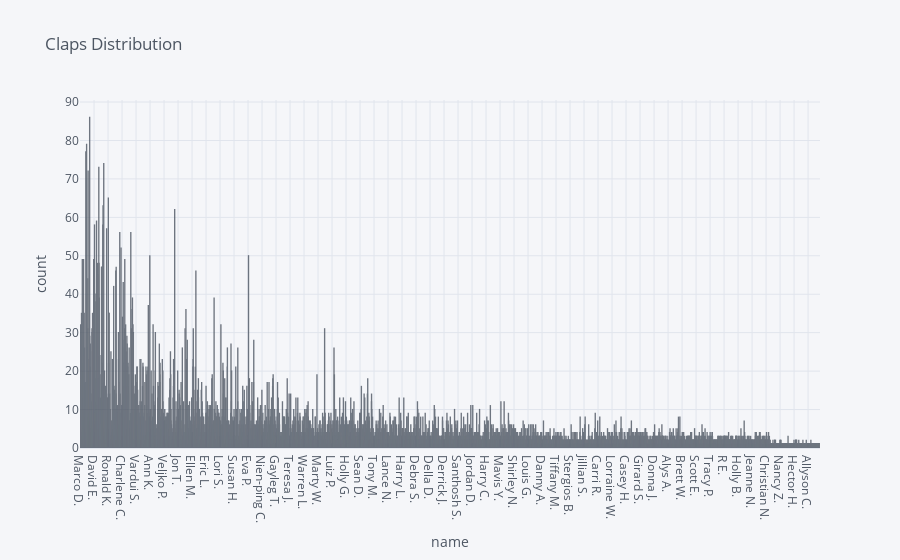

This figure's notebook cell:
### Markdown cell above
## Distribution of names

### Code cell
df['name'].iplot(kind='hist', xTitle='name',
                  yTitle='count', title='Claps Distribution')

### Figure 1 — Plotly figure (JSON) as saved in the notebook; plotly's stock layout.template omitted (floating-point values rounded to 4 significant figures; data arrays with more than 128 entries replaced by an {"elided": "..."} marker saying what was removed)
{"data": [{"histfunc": "count", "histnorm": "", "marker": {"color": "rgba(255, 153, 51, 1.0)", "line": {"color": "#4D5663", "width": 1.3}}, "name": "name", "opacity": 0.8, "orientation": "v", "type": "histogram", "x": {"elided": "27260 str values"}}], "layout": {"barmode": "overlay", "legend": {"bgcolor": "#F5F6F9", "font": {"color": "#4D5663"}}, "paper_bgcolor": "#F5F6F9", "plot_bgcolor": "#F5F6F9", "title": {"font": {"color": "#4D5663"}, "text": "Claps Distribution"}, "xaxis": {"gridcolor": "#E1E5ED", "showgrid": true, "tickfont": {"color": "#4D5663"}, "title": {"font": {"color": "#4D5663"}, "text": "name"}, "zerolinecolor": "#E1E5ED"}, "yaxis": {"gridcolor": "#E1E5ED", "showgrid": true, "tickfont": {"color": "#4D5663"}, "title": {"font": {"color": "#4D5663"}, "text": "count"}, "zerolinecolor": "#E1E5ED"}}}
